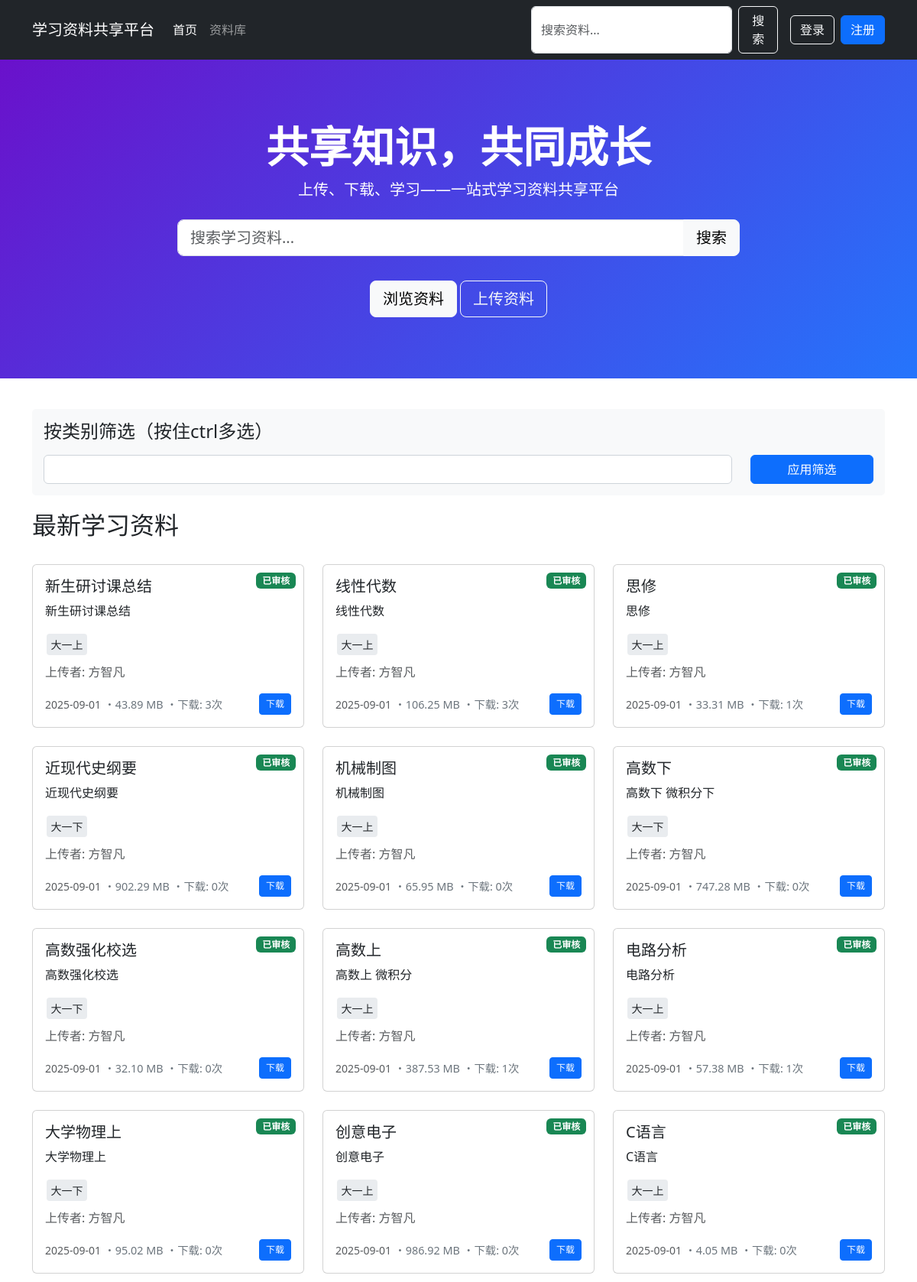
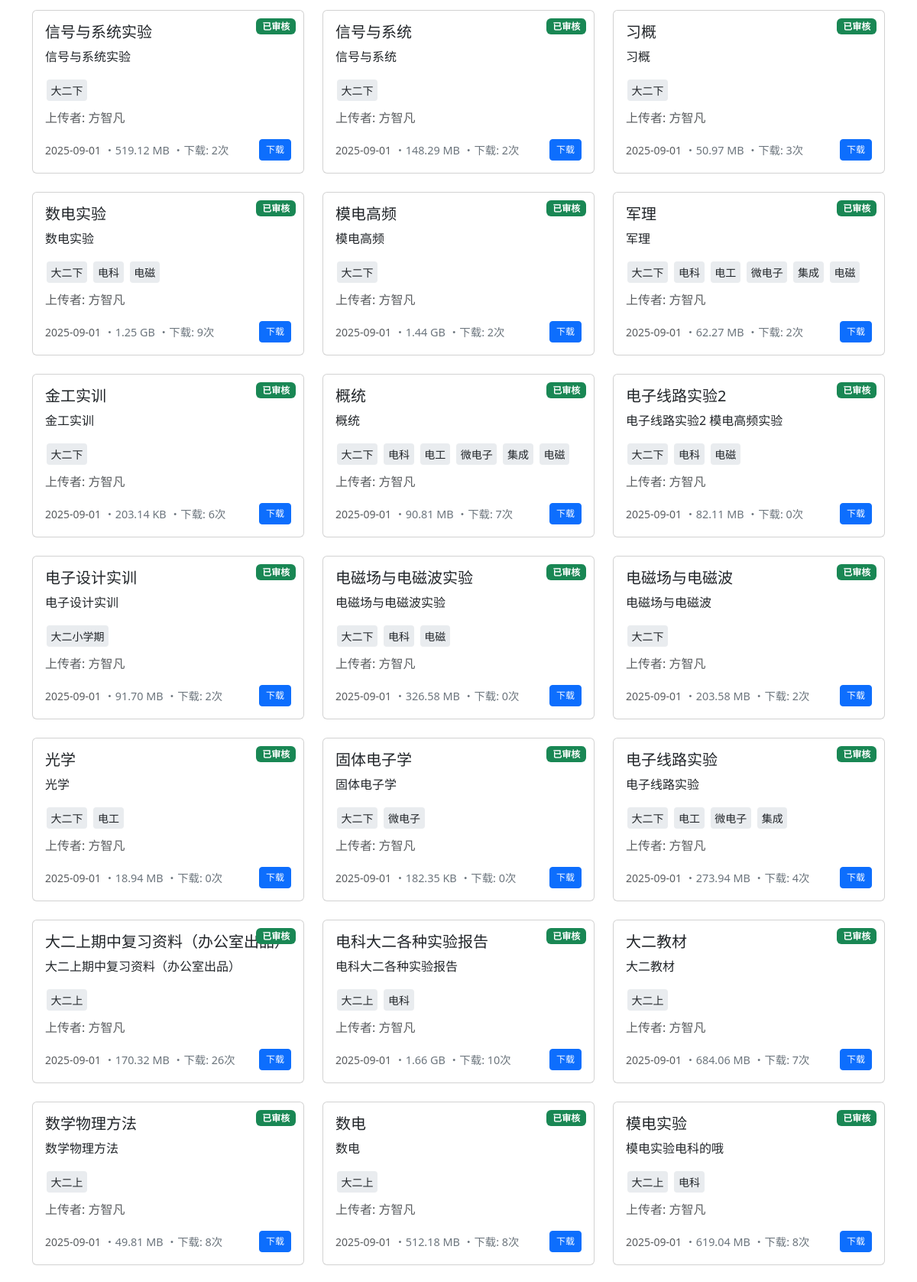
The page / (upper part) on the database its author committed (2 pictures, top to bottom).
### tables this page shows
CREATE TABLE `materials` (
  `id` int(6) UNSIGNED NOT NULL,
  `title` varchar(255) NOT NULL,
  `description` text,
  `filename` varchar(255) NOT NULL,
  `original_name` varchar(255) NOT NULL,
  `file_size` int(11) DEFAULT NULL,
  `uploader_id` int(6) UNSIGNED DEFAULT NULL,
  `status` enum('pending','approved','rejected') DEFAULT 'pending',
  `download_count` int(11) DEFAULT '0',
  `uploaded_at` timestamp NOT NULL DEFAULT CURRENT_TIMESTAMP,
  `reviewed_at` timestamp NULL DEFAULT NULL,
  `reviewer_id` int(6) UNSIGNED DEFAULT NULL
);

CREATE TABLE `users` (
  `id` int(6) UNSIGNED NOT NULL,
  `username` varchar(30) NOT NULL,
  `email` varchar(50) NOT NULL,
  `password` varchar(255) NOT NULL,
  `role` enum('user','admin') DEFAULT 'user',
  `created_at` timestamp NOT NULL DEFAULT CURRENT_TIMESTAMP
);

### index.php (the view, shortened to what this page needs)
<?php
$servername = "localhost";
$username = "******";
$password = "******";
$dbname = "******";
$conn = new mysqli($servername, $username, $password, $dbname);
$conn->set_charset("utf8");
$search_keyword = "";
$category_filter = [];
$materials = [];
$status_filter = isset($_GET['status']) ? $_GET['status'] : 'approved';
$where_clause = "";
if ($status_filter == 'approved') {
    $where_clause = "WHERE m.status = 'approved'";
} elseif ($status_filter == 'pending' && isset($_SESSION['role']) && $_SESSION['role'] == 'admin') {
    $where_clause = "WHERE m.status = 'pending'";
}
$sql = "SELECT m.*, u.username as uploader_name,
               GROUP_CONCAT(c.name SEPARATOR ', ') as category_names
        FROM materials m
        LEFT JOIN users u ON m.uploader_id = u.id
        LEFT JOIN material_categories mc ON m.id = mc.material_id
        LEFT JOIN categories c ON mc.category_id = c.id
        $where_clause
        GROUP BY m.id
        ORDER BY m.uploaded_at DESC";
$result = $conn->query($sql);
if ($result && $result->num_rows > 0) {
    while ($row = $result->fetch_assoc()) {
        $materials[] = $row;
    }
}
?>
<!DOCTYPE html>
<html lang="zh-CN">
<head>
    <link href="https://cdn.jsdelivr.net/npm/bootstrap@5.3.0/dist/css/bootstrap.min.css" rel="stylesheet">
    <link rel="stylesheet" href="https://cdn.jsdelivr.net/npm/bootstrap-icons@1.10.0/font/bootstrap-icons.css">
    <link rel="stylesheet" href="https://cdn.jsdelivr.net/npm/select2@4.1.0-rc.0/dist/css/select2.min.css">
</head>
<body>
    <nav class="navbar navbar-expand-lg navbar-dark bg-dark sticky-top">
        <div class="container">
            <a class="navbar-brand" href="index.php">学习资料共享平台</a>
            <div class="collapse navbar-collapse" id="navbarNav">
                <ul class="navbar-nav me-auto">
                    <li class="nav-item"><a class="nav-link active" href="index.php">首页</a></li>
                    <li class="nav-item"><a class="nav-link" href="index.php?status=approved">资料库</a></li>
                </ul>
                <form class="d-flex search-form me-3" action="index.php" method="GET">
                    <input class="form-control me-2" type="search" name="search" placeholder="搜索资料..."
                           value="<?php echo htmlspecialchars($search_keyword); ?>" aria-label="Search">
                    <button class="btn btn-outline-light" type="submit">搜索</button>
                </form>
                <div class="d-flex">
                    <?php if (isset($_SESSION['user_id'])): ?>
                        <span class="navbar-text me-3">欢迎, <?php echo $_SESSION['username']; ?></span>
                        <?php if ($_SESSION['role'] == 'admin'): ?>
                            <span class="navbar-text badge bg-warning me-3">管理员</span>
                        <?php endif; ?>
                        <a class="btn btn-outline-light" href="?logout=true">退出</a>
                    <?php else: ?>
                        <button class="btn btn-outline-light me-2" data-bs-toggle="modal" data-bs-target="#loginModal">登录</button>
                        <button class="btn btn-primary" data-bs-toggle="modal" data-bs-target="#registerModal">注册</button>
                    <?php endif; ?>
                </div>
            </div>
        </div>
    </nav>
    <section class="hero-section text-center">
        <div class="container">
            <h1 class="display-4 fw-bold">共享知识，共同成长</h1>
            <p class="lead">上传、下载、学习——一站式学习资料共享平台</p>
            <div class="row justify-content-center mt-4">
                <div class="col-md-8">
                    <form action="index.php" method="GET">
                        <div class="input-group input-group-lg">
                            <input type="text" class="form-control" name="search" placeholder="搜索学习资料..."
                                   value="<?php echo htmlspecialchars($search_keyword); ?>">
                            <button class="btn btn-light" type="submit">搜索</button>
                        </div>
                    </form>
                </div>
            </div>
            <div class="mt-3">
                <a href="#materials" class="btn btn-light btn-lg mt-3">浏览资料</a>
                <?php if (isset($_SESSION['user_id'])): ?>
                    <a href="#upload" class="btn btn-outline-light btn-lg mt-3">上传资料</a>
                <?php else: ?>
                    <button class="btn btn-outline-light btn-lg mt-3" data-bs-toggle="modal" data-bs-target="#loginModal">上传资料</button>
                <?php endif; ?>
            </div>
        </div>
    </section>
    <div class="container">
        <div class="category-filter">
            <h4 class="mb-3">按类别筛选（按住ctrl多选）</h4>
            <form method="GET" id="categoryFilterForm">
                <div class="row">
                    <div class="col-md-10">
                    </div>
                    <div class="col-md-2">
                        <button type="submit" class="btn btn-primary w-100">应用筛选</button>
                    </div>
                </div>
            </form>
        </div>
        <div class="d-flex justify-content-between align-items-center mb-4">
            <h2 id="materials">
                <?php
                if (!empty($search_keyword) && !empty($category_filter)) {
                    echo '搜索"' . htmlspecialchars($search_keyword) . '"的结果';
                } elseif (!empty($search_keyword)) {
                    echo '搜索"' . htmlspecialchars($search_keyword) . '"的结果';
                } elseif (!empty($category_filter)) {
                    echo '筛选后的资料';
                } elseif ($status_filter == 'approved') {
                    echo '最新学习资料';
                } else {
                    echo '待审核资料';
                }
                ?>
            </h2>
        </div>
        <section class="mb-5">
            <div class="row">
                <?php if (count($materials) > 0): ?>
                    <?php foreach ($materials as $material): ?>
                        <div class="col-md-4 mb-4">
                            <div class="card material-card">
                                <span class="badge
                                    <?php
                                    if ($material['status'] == 'approved') echo 'bg-success';
                                    elseif ($material['status'] == 'pending') echo 'bg-warning';
                                    else echo 'bg-danger';
                                    ?> status-badge">
                                    <?php
                                    if ($material['status'] == 'approved') echo '已审核';
                                    elseif ($material['status'] == 'pending') echo '审核中';
                                    else echo '已拒绝';
                                    ?>
                                </span>
                                <div class="card-body">
                                    <h5 class="card-title">
                                        <?php if (!empty($search_keyword)): ?>
                                            <?php echo highlightKeywords(htmlspecialchars($material['title']), $search_keyword); ?>
                                        <?php else: ?>
                                            <?php echo htmlspecialchars($material['title']); ?>
                                        <?php endif; ?>
                                    </h5>
                                    <p class="card-text">
                                        <?php
                                        $full_description = $material['description'];
                                        $short_description = substr($full_description, 0, 150);
                                        $is_long = strlen($full_description) > 150;
                                        if (!empty($search_keyword)) {
                                            $short_display = highlightKeywords(htmlspecialchars($short_description), $search_keyword);
                                            $full_display = highlightKeywords(htmlspecialchars($full_description), $search_keyword);
                                        } else {
                                            $short_display = htmlspecialchars($short_description);
                                            $full_display = htmlspecialchars($full_description);
                                        }
                                        ?>
                                        <span class="material-description" id="desc-<?php echo $material['id']; ?>">
                                            <?php echo $is_long ? $short_display . '...' : $full_display; ?>
                                        </span>
                                    </p>
                                    <div class="mb-2">
                                        <?php if (!empty($material['category_names'])): ?>
                                            <?php $cats = explode(', ', $material['category_names']); ?>
                                            <?php foreach ($cats as $cat): ?>
                                                <span class="category-tag"><?php echo htmlspecialchars($cat); ?></span>
                                            <?php endforeach; ?>
                                        <?php endif; ?>
                                    </div>
                                    <p class="text-muted">上传者: <?php echo htmlspecialchars($material['uploader_name']); ?></p>
                                    <div class="d-flex justify-content-between align-items-center">
                                        <div>
                                            <small class="text-muted"><?php echo date('Y-m-d', strtotime($material['uploaded_at'])); ?></small>
                                            <span class="file-size">・<?php echo formatFileSize($material['file_size']); ?></span>
                                            <?php if ($material['status'] == 'approved'): ?>
                                                <span class="file-size">・下载: <?php echo $material['download_count']; ?>次</span>
                                            <?php endif; ?>
                                        </div>
                                        <div class="btn-group">
                                            <?php if ($material['status'] == 'approved'): ?>
                                                <a href="?download=<?php echo $material['id']; ?>" class="btn btn-sm btn-primary">下载</a>
                                            <?php endif; ?>
                                        </div>
                                    </div>
                                </div>
                            </div>
                        </div>
                    <?php endforeach; ?>
                <?php endif; ?>
            </div>
        </section>
</body>
</html>
<?php
function formatFileSize($bytes) {
    $k = 1024;
    $sizes = ['B', 'KB', 'MB', 'GB'];
    $i = floor(log($bytes) / log($k));
    return number_format(($bytes / pow($k, $i)), 2) . ' ' . $sizes[$i];
}
?>

### index.php (style rules this page uses)
.hero-section { background: linear-gradient(135deg, #6a11cb 0%, #2575fc 100%); color: white; padding: 80px 0; margin-bottom: 40px; }
.material-card { transition: transform 0.3s, box-shadow 0.3s; height: 100%; }
.status-badge { position: absolute; top: 10px; right: 10px; }
.file-size { font-size: 0.9rem; color: #6c757d; }
.search-form { max-width: 500px; }
.category-filter { margin-bottom: 20px; padding: 15px; background-color: #f8f9fa; border-radius: 5px; }
.category-tag { display: inline-block; background-color: #e9ecef; padding: 0.25em 0.4em; margin: 2px; border-radius: 0.25rem; font-size: 0.875em; }
.btn-group-sm > .btn, .btn-sm { padding: 0.25rem 0.5rem; font-size: 0.75rem; }
.material-description { display: inline; overflow: hidden; line-height: 1.5; }

### rows shown on the page
materials: status "已审核", title "新生研讨课总结", description "新生研讨课总结", cat "大一上", uploader.username "方智凡", uploaded_at "2025-09-01", file_size "43.89 MB", download_count "3"
materials: status "已审核", title "线性代数", description "线性代数", cat "大一上", uploader.username "方智凡", uploaded_at "2025-09-01", file_size "106.25 MB", download_count "3"
materials: status "已审核", title "思修", description "思修", cat "大一上", uploader.username "方智凡", uploaded_at "2025-09-01", file_size "33.31 MB", download_count "1"
materials: status "已审核", title "近现代史纲要", description "近现代史纲要", cat "大一下", uploader.username "方智凡", uploaded_at "2025-09-01", file_size "902.29 MB", download_count "0"
materials: status "已审核", title "机械制图", description "机械制图", cat "大一上", uploader.username "方智凡", uploaded_at "2025-09-01", file_size "65.95 MB", download_count "0"
materials: status "已审核", title "高数下", description "高数下 微积分下", cat "大一下", uploader.username "方智凡", uploaded_at "2025-09-01", file_size "747.28 MB", download_count "0"
materials: status "已审核", title "高数强化校选", description "高数强化校选", cat "大一下", uploader.username "方智凡", uploaded_at "2025-09-01", file_size "32.10 MB", download_count "0"
materials: status "已审核", title "高数上", description "高数上 微积分", cat "大一上", uploader.username "方智凡", uploaded_at "2025-09-01", file_size "387.53 MB", download_count "1"
materials: status "已审核", title "电路分析", description "电路分析", cat "大一上", uploader.username "方智凡", uploaded_at "2025-09-01", file_size "57.38 MB", download_count "1"
materials: status "已审核", title "大学物理上", description "大学物理上", cat "大一下", uploader.username "方智凡", uploaded_at "2025-09-01", file_size "95.02 MB", download_count "0"
materials: status "已审核", title "创意电子", description "创意电子", cat "大一上", uploader.username "方智凡", uploaded_at "2025-09-01", file_size "986.92 MB", download_count "0"
materials: status "已审核", title "C语言", description "C语言", cat "大一上", uploader.username "方智凡", uploaded_at "2025-09-01", file_size "4.05 MB", download_count "0"
materials: status "已审核", title "信号与系统实验", description "信号与系统实验", cat "大二下", uploader.username "方智凡", uploaded_at "2025-09-01", file_size "519.12 MB", download_count "2"
materials: status "已审核", title "信号与系统", description "信号与系统", cat "大二下", uploader.username "方智凡", uploaded_at "2025-09-01", file_size "148.29 MB", download_count "2"
materials: status "已审核", title "习概", description "习概", cat "大二下", uploader.username "方智凡", uploaded_at "2025-09-01", file_size "50.97 MB", download_count "3"
materials: status "已审核", title "数电实验", description "数电实验", cat "大二下", cat "电科", cat "电磁", uploader.username "方智凡", uploaded_at "2025-09-01", file_size "1.25 GB", download_count "9"
materials: status "已审核", title "模电高频", description "模电高频", cat "大二下", uploader.username "方智凡", uploaded_at "2025-09-01", file_size "1.44 GB", download_count "2"
materials: status "已审核", title "军理", description "军理", cat "大二下", cat "电科", cat "电工", cat "微电子", cat "集成", cat "电磁", uploader.username "方智凡", uploaded_at "2025-09-01", file_size "62.27 MB", download_count "2"
materials: status "已审核", title "金工实训", description "金工实训", cat "大二下", uploader.username "方智凡", uploaded_at "2025-09-01", file_size "203.14 KB", download_count "6"
materials: status "已审核", title "概统", description "概统", cat "大二下", cat "电科", cat "电工", cat "微电子", cat "集成", cat "电磁", uploader.username "方智凡", uploaded_at "2025-09-01", file_size "90.81 MB", download_count "7"
materials: status "已审核", title "电子线路实验2", description "电子线路实验2 模电高频实验", cat "大二下", cat "电科", cat "电磁", uploader.username "方智凡", uploaded_at "2025-09-01", file_size "82.11 MB", download_count "0"
materials: status "已审核", title "电子设计实训", description "电子设计实训", cat "大二小学期", uploader.username "方智凡", uploaded_at "2025-09-01", file_size "91.70 MB", download_count "2"
materials: status "已审核", title "电磁场与电磁波实验", description "电磁场与电磁波实验", cat "大二下", cat "电科", cat "电磁", uploader.username "方智凡", uploaded_at "2025-09-01", file_size "326.58 MB", download_count "0"
materials: status "已审核", title "电磁场与电磁波", description "电磁场与电磁波", cat "大二下", uploader.username "方智凡", uploaded_at "2025-09-01", file_size "203.58 MB", download_count "2"
materials: status "已审核", title "光学", description "光学", cat "大二下", cat "电工", uploader.username "方智凡", uploaded_at "2025-09-01", file_size "18.94 MB", download_count "0"
materials: status "已审核", title "固体电子学", description "固体电子学", cat "大二下", cat "微电子", uploader.username "方智凡", uploaded_at "2025-09-01", file_size "182.35 KB", download_count "0"
materials: status "已审核", title "电子线路实验", description "电子线路实验", cat "大二下", cat "电工", cat "微电子", cat "集成", uploader.username "方智凡", uploaded_at "2025-09-01", file_size "273.94 MB", download_count "4"
materials: status "已审核", title "大二上期中复习资料（办公室出品）", description "大二上期中复习资料（办公室出品）", cat "大二上", uploader.username "方智凡", uploaded_at "2025-09-01", file_size "170.32 MB", download_count "26"
materials: status "已审核", title "电科大二各种实验报告", description "电科大二各种实验报告", cat "大二上", cat "电科", uploader.username "方智凡", uploaded_at "2025-09-01", file_size "1.66 GB", download_count "10"
materials: status "已审核", title "大二教材", description "大二教材", cat "大二上", uploader.username "方智凡", uploaded_at "2025-09-01", file_size "684.06 MB", download_count "7"
materials: status "已审核", title "数学物理方法", description "数学物理方法", cat "大二上", uploader.username "方智凡", uploaded_at "2025-09-01", file_size "49.81 MB", download_count "8"
materials: status "已审核", title "数电", description "数电", cat "大二上", uploader.username "方智凡", uploaded_at "2025-09-01", file_size "512.18 MB", download_count "8"
materials: status "已审核", title "模电实验", description "模电实验电科的哦", cat "大二上", cat "电科", uploader.username "方智凡", uploaded_at "2025-09-01", file_size "619.04 MB", download_count "8"
